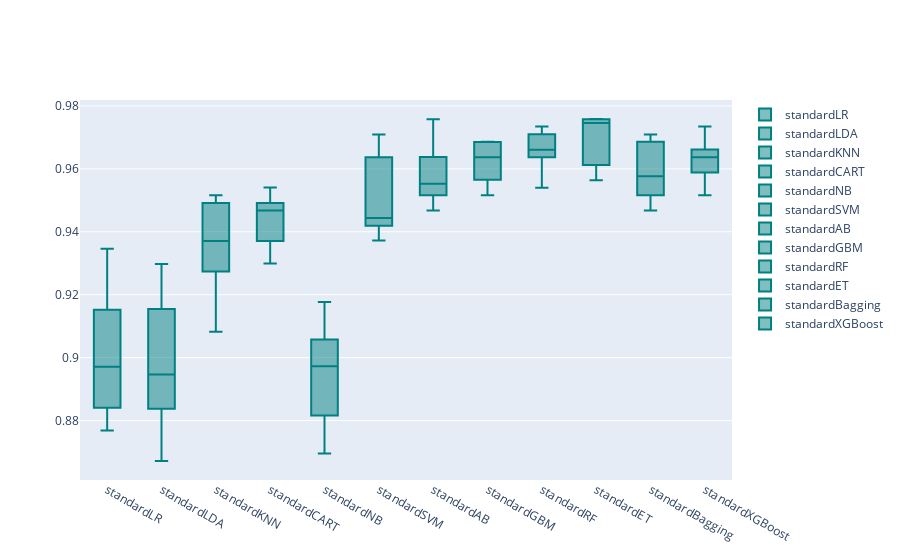

Notebook source saved alongside this figure:
### Code cell
models = GetScaledModel('standard')
names,results = BasedLine2(X_train, y_train, models)
PlotBoxR().PlotResult(names,results)
scaledScoreStandard = ScoreDataFrame(names,results)
compareModels = pd.concat([basedLineScore,
                           scaledScoreStandard], axis=1)
compareModels

### Figure 1 — Plotly figure (JSON) as saved in the notebook; plotly's stock layout.template omitted (floating-point values rounded to 4 significant figures)
{"data": [{"marker": {"color": "rgb(0, 128, 128)"}, "name": "standardLR", "type": "box", "y": [0.9034, 0.8841, 0.8816, 0.8768, 0.8935, 0.8862, 0.9346, 0.9007, 0.9177, 0.9153]}, {"marker": {"color": "rgb(0, 128, 128)"}, "name": "standardLDA", "type": "box", "y": [0.9155, 0.8841, 0.872, 0.8671, 0.9104, 0.8838, 0.9298, 0.8935, 0.9249, 0.8959]}, {"marker": {"color": "rgb(0, 128, 128)"}, "name": "standardKNN", "type": "box", "y": [0.9493, 0.9251, 0.9082, 0.93, 0.9274, 0.9419, 0.9322, 0.9492, 0.9419, 0.9516]}, {"marker": {"color": "rgb(0, 128, 128)"}, "name": "standardCART", "type": "box", "y": [0.93, 0.9469, 0.9541, 0.9517, 0.937, 0.9443, 0.9492, 0.937, 0.9467, 0.9467]}, {"marker": {"color": "rgb(0, 128, 128)"}, "name": "standardNB", "type": "box", "y": [0.9058, 0.8913, 0.8696, 0.8816, 0.8862, 0.8789, 0.9177, 0.9031, 0.9104, 0.9056]}, {"marker": {"color": "rgb(0, 128, 128)"}, "name": "standardSVM", "type": "box", "y": [0.9493, 0.942, 0.9444, 0.9372, 0.9419, 0.9419, 0.9709, 0.9443, 0.9637, 0.9661]}, {"marker": {"color": "rgb(0, 128, 128)"}, "name": "standardAB", "type": "box", "y": [0.9517, 0.9493, 0.9638, 0.9565, 0.9516, 0.9588, 0.9758, 0.9467, 0.954, 0.9734]}, {"marker": {"color": "rgb(0, 128, 128)"}, "name": "standardGBM", "type": "box", "y": [0.9686, 0.9565, 0.9614, 0.9686, 0.9637, 0.9564, 0.9685, 0.9516, 0.9637, 0.9637]}, {"marker": {"color": "rgb(0, 128, 128)"}, "name": "standardRF", "type": "box", "y": [0.9638, 0.9734, 0.9686, 0.971, 0.9637, 0.954, 0.9661, 0.9637, 0.9734, 0.9661]}, {"marker": {"color": "rgb(0, 128, 128)"}, "name": "standardET", "type": "box", "y": [0.9758, 0.9758, 0.9638, 0.9734, 0.9588, 0.9564, 0.9758, 0.9613, 0.9758, 0.9758]}, {"marker": {"color": "rgb(0, 128, 128)"}, "name": "standardBagging", "type": "box", "y": [0.9686, 0.9686, 0.9614, 0.9517, 0.9516, 0.9467, 0.9709, 0.954, 0.9637, 0.9516]}, {"marker": {"color": "rgb(0, 128, 128)"}, "name": "standardXGBoost", "type": "box", "y": [0.9734, 0.9589, 0.9662, 0.9638, 0.9661, 0.9516, 0.9685, 0.9637, 0.9588, 0.9564]}], "layout": {}}
